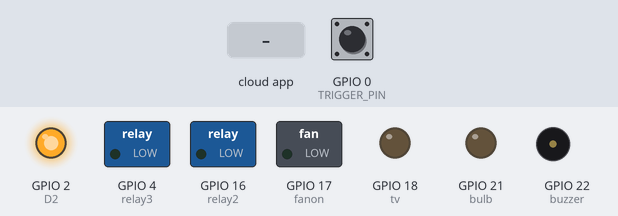
Bench run of a sketch on a simulated ESP32. Parts: switched loads named in the sketch (green lamp = pin HIGH), output pins drawn as LEDs (lit = HIGH), buzzer (waves = sounding, pin HIGH). The inputs (shaded band) are chosen by the test bench; at power-on: GPIO 0 (TRIGGER_PIN) HIGH. WiFi joins after 1.5 s; servers stay silent unless stated.

Above: at 2.4 s.
2.5 s: GPIO 0 (TRIGGER_PIN) pulled LOW for 1 s
At 2.8 s:
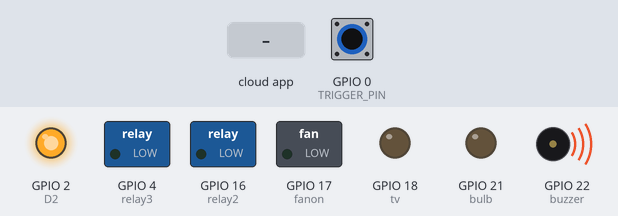
5.0 s: the phone or cloud app sets 620baf98923117df0dc64a55 to 1
At 5.9 s:
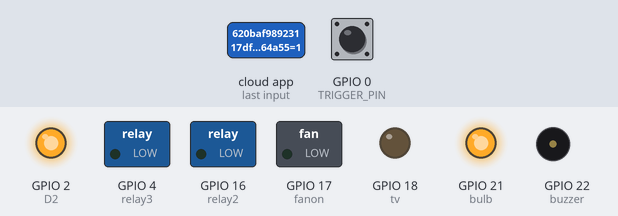
6.5 s: the phone or cloud app sets 620bafdd923117df0dc64a95 to 1
At 7.1 s:
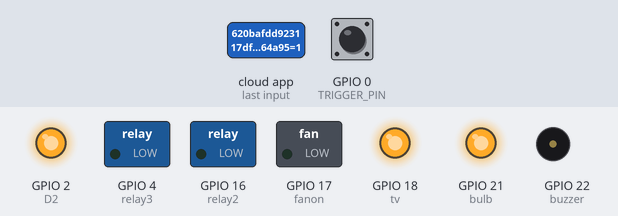
8.0 s: the phone or cloud app sets 620f666b923117df0dc7fab3 to 1
At 9.2 s:
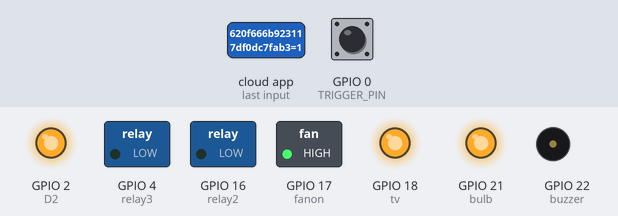
9.5 s: GPIO 0 (TRIGGER_PIN) pulled LOW for 0.15 s
At 9.9 s:
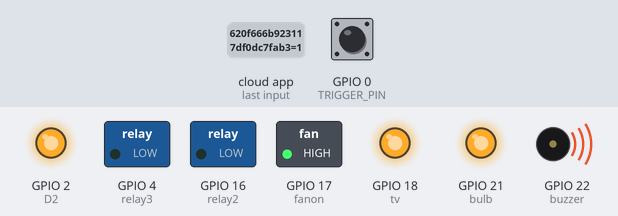
11.5 s: the phone or cloud app sets 620baf98923117df0dc64a55 to 0
At 12.1 s:
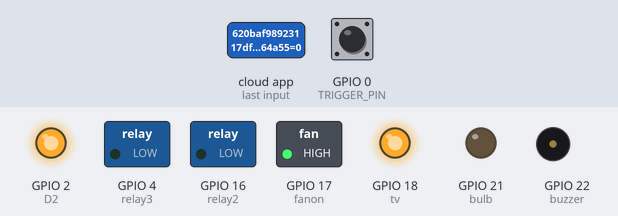
Timing chart, 0 to 14.0 s (numbered marks = the images above; inputs shaded):
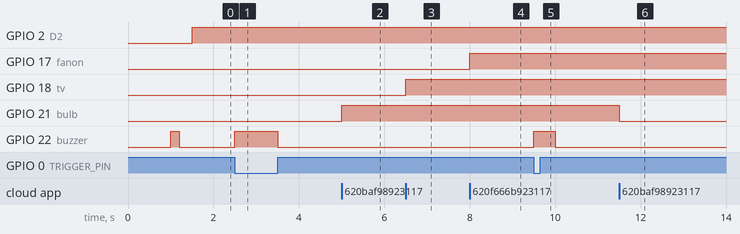

Measured:
- after the input at 2.5 s, GPIO 22 (buzzer): LOW → HIGH at once, → LOW 1.0 s later
- after the input at 5.0 s, GPIO 21 (bulb): LOW → HIGH at once
- after the input at 6.5 s, GPIO 18 (tv): LOW → HIGH at once
- after the input at 8.0 s, GPIO 17 (fanon): LOW → HIGH at once
- after the input at 9.5 s, GPIO 22 (buzzer): LOW → HIGH at once, → LOW 0.50 s later
- after the input at 11.5 s, GPIO 21 (bulb): HIGH → LOW at once

The sketch:

smart_home_sinricpro.ino
```cpp
#define Firmware_version 2.2.4(sinricpro)
#define Build by SAIF_ALI
#include <WiFi.h>
#include <WiFiMulti.h>
#include <WiFiClient.h>
#include <WiFiManager.h>
#include <ESPAsyncWebServer.h>
#include <AsyncElegantOTA.h>
#include <Arduino.h>
#include "SinricPro.h"
#include "SinricProSwitch.h"
#include "SinricProFanUS.h" //for controlling fan

#ifdef ENABLE_DEBUG
       #define DEBUG_ESP_PORT Serial
       #define NODEBUG_WEBSOCKETS
       #define NDEBUG
#endif


#define buzzer 22
#define bulb 21 //touch 13
#define tv 18   //touch12
#define fanon 17 //touch14
#define relay2 16 //AC fan speed 1,2
#define relay3 4  //AC fan speed 3
#define TRIGGER_PIN 0
#define D2 2 // it is used for wifi indication

// SinricPRO authantication for connecting to ur device (provided in ur Sinricpro Account)
#define APP_KEY           "366f968d-a3ad-494e-84d0-41e522fe5dcc"
#define APP_SECRET        "1de6b64a-a4cc-4a4f-b166-a1daa23d3691-e56c88cf-a240-42e9-8162-9e3be3b70d04"
#define SWITCH_ID_1       "620baf98923117df0dc64a55"
#define SWITCH_ID_2       "620bafdd923117df0dc64a95"
#define FAN_ID            "620f666b923117df0dc7fab3"

//wifi name and password
char ssid[] = "";
char pass[] = "";

AsyncWebServer server(80);


int timeout = 120;
//SinricPro
bool myPowerState = false;
unsigned long lastBtnPress = 0;
// we use a struct to store all states and values for our fan
// fanSpeed (1..3)
struct {
  bool powerState = false;
  int fanSpeed = 1;
} device_state;


bool onPowerState1(const String &deviceId, bool &state) {
  digitalWrite(bulb, state);
  return true; // request handled properly
}
bool onPowerState2(const String &deviceId, bool &state) {
  digitalWrite(tv, state);
  return true; // request handled properly
}
bool onPowerState(const String &deviceId, bool &state) {
  device_state.powerState = state;
  digitalWrite(fanon, state);
  if(state ==HIGH)
    {
        digitalWrite(relay2,LOW);
        digitalWrite(relay3,LOW);
    }
    else
    {
        digitalWrite(relay2,LOW);
        digitalWrite(relay3,LOW);
        SinricProFanUS &myFan = SinricPro[FAN_ID];
        myFan.sendRangeValueEvent(1);
    }
  return true; // request handled properly
}
// Fan rangeValue is from 1..3
bool onRangeValue(const String &deviceId, int &rangeValue) {
  device_state.fanSpeed = rangeValue;
  sinricpro_fan_controll();
  return true;
}

// Fan rangeValueDelta is from -3..+3
bool onAdjustRangeValue(const String &deviceId, int &rangeValueDelta) {
  device_state.fanSpeed += rangeValueDelta;
  rangeValueDelta = device_state.fanSpeed; // return absolute fan speed
  sinricpro_fan_controll();
  return true;
}

void setup()
{
    Serial.begin(115200);
    //pin define
    pinMode(bulb, OUTPUT);
    pinMode(tv, OUTPUT);
    pinMode(buzzer, OUTPUT);
    pinMode(fanon,OUTPUT);
    pinMode(relay2, OUTPUT);
    pinMode(relay3, OUTPUT);
    pinMode(TRIGGER_PIN, INPUT_PULLUP);
    pinMode(D2, OUTPUT);

   // wifiMulti.addAP("Gulmoher_ent", "Ljkt@2000");
  // wifiMulti.addAP(ssid, pass);
    wifi_manage();
    WiFi.begin();

    server.on("/", HTTP_GET, [](AsyncWebServerRequest *request) {
    request->send(200, "text/plain", "Hi! This is Smart Home, Inorder to update firmware kindly insert */update* next to ur IP address in URL, Then chose ur file");
     });

    AsyncElegantOTA.begin(&server);    // Start AsyncElegantOTA
    server.begin();

    wifisetup();//wifi indicator
    setupSinricPro();//SinricPro

    delay(1000);
    digitalWrite(buzzer,HIGH);
    delay(200);
    digitalWrite(buzzer,LOW);
}

void loop()
{
    wifi_manage();
    wifisetup();
    SinricPro.handle();// SinricPro
}

void wifi_manage()
{
   if ( digitalRead(TRIGGER_PIN) == LOW)
   {
        digitalWrite(buzzer,HIGH);
        delay(500);
        digitalWrite(buzzer,LOW);
        WiFi.mode(WIFI_STA);
        WiFiManager wm;
        wm.setConfigPortalTimeout(timeout);
        bool res;
        res = wm.startConfigPortal("SmartHome_Saif");
   }
}
 // wifi setup and indication
void wifisetup()
{
    if(WiFi.status() != WL_CONNECTED)
    {
     //wifiMulti.run();
     digitalWrite(D2, LOW);
     wifi_manage();
     WiFi.reconnect();
     }
    else
    {
      digitalWrite(D2, HIGH);
    }
}

// setup function for SinricPro
void setupSinricPro() {
  // add devices and callbacks to SinricPro
  SinricProSwitch& mySwitch1 = SinricPro[SWITCH_ID_1];// add device to SinricPro
  mySwitch1.onPowerState(onPowerState1);// set callback function to device

  SinricProSwitch& mySwitch2 = SinricPro[SWITCH_ID_2];
  mySwitch2.onPowerState(onPowerState2);

  SinricProFanUS &myFan = SinricPro[FAN_ID];
  myFan.onPowerState(onPowerState);
  myFan.onRangeValue(onRangeValue);
  myFan.onAdjustRangeValue(onAdjustRangeValue);
  // setup SinricPro
  /*SinricPro.onConnected([](){
    digitalWrite(D2, LOW);
    delay(500);
    digitalWrite(D2, HIGH);
    delay(500);
    });*/
 // SinricPro.onDisconnected([](){   });
  // SinricPro.restoreDeviceStates(true); // Uncomment to restore the last known state from the server.
  SinricPro.begin(APP_KEY, APP_SECRET);
}

void sinricpro_fan_controll()
{
  if(device_state.fanSpeed == 1)
    {
        digitalWrite(fanon, HIGH);
        digitalWrite(relay2,LOW);
        digitalWrite(relay3,LOW);
        SinricProFanUS &myFan = SinricPro[FAN_ID];
        myFan.sendPowerStateEvent(true);
     }
   else if(device_state.fanSpeed == 2)
     {
        digitalWrite(fanon, HIGH);
        digitalWrite(relay2,HIGH);
        digitalWrite(relay3,LOW);
        SinricProFanUS &myFan = SinricPro[FAN_ID];
        myFan.sendPowerStateEvent(true);
     }
     else if(device_state.fanSpeed == 3)
     {
        digitalWrite(fanon, HIGH);
        digitalWrite(relay2,LOW);
        digitalWrite(relay3,HIGH);
        SinricProFanUS &myFan = SinricPro[FAN_ID];
        myFan.sendPowerStateEvent(true);
     }
}
```
